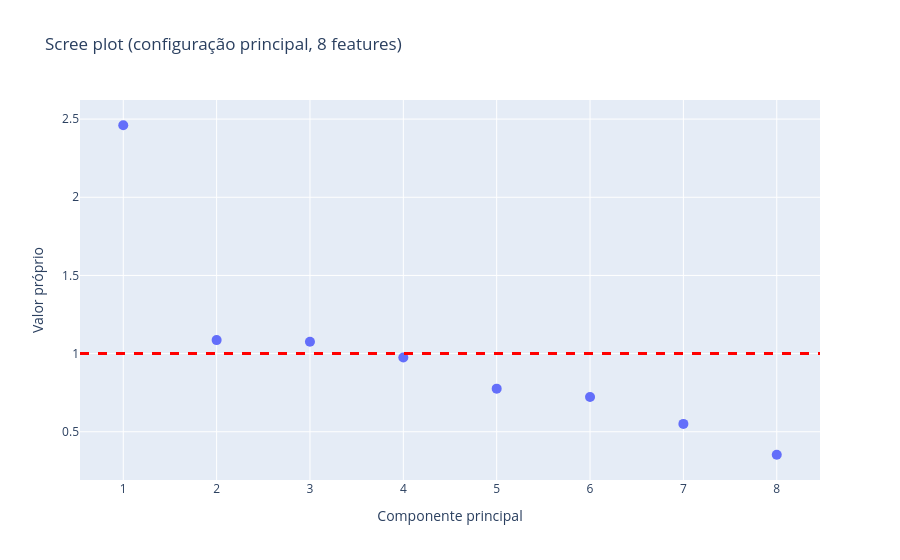

The notebook cell this image was saved under:
### Markdown cell above
# Aplicar Scree Test e Critério de Kiaser, para sabermos o número adequado de dimensões

### Code cell
# Scree plot: valores próprios (variância explicada) de cada componente principal
# PCA sobre a configuração principal (8 features, dados padronizados)
import numpy as np
import plotly.express as px

# Eixo x: números das componentes (PC1, PC2, ...), de 1 até ao número total de componentes
# Eixo y: valor próprio de cada componente, ou seja, a variância dos dados nessa direção
fig = px.scatter(
    x=np.arange(1, len(pca.explained_variance_) + 1),
    y=pca.explained_variance_,
    labels=dict(x="Componente principal", y="Valor próprio"),
    title="Scree plot (configuração principal, 8 features)"
)

# Linha horizontal em y = 1 (critério de Kaiser): retêm-se as componentes com valor próprio acima de 1
fig.add_hline(y=1, line_width=3, line_dash="dash", line_color="red")

# Marcadores maiores, para facilitar a leitura do gráfico
fig.update_traces(marker_size=10)

# Mostra o gráfico
fig.show()

### Figure 1 — Plotly figure (JSON) as saved in the notebook; plotly's stock layout.template omitted (floating-point values rounded to 4 significant figures)
{"data": [{"hovertemplate": "Componente principal=%{x}<br>Valor próprio=%{y}<extra></extra>", "legendgroup": "", "marker": {"color": "#636efa", "size": 10, "symbol": "circle"}, "mode": "markers", "name": "", "orientation": "v", "showlegend": false, "type": "scatter", "x": [1, 2, 3, 4, 5, 6, 7, 8], "xaxis": "x", "y": [2.461, 1.086, 1.075, 0.9754, 0.776, 0.7229, 0.5503, 0.3531], "yaxis": "y"}], "layout": {"legend": {"tracegroupgap": 0}, "shapes": [{"line": {"color": "red", "dash": "dash", "width": 3}, "type": "line", "x0": 0, "x1": 1, "xref": "x domain", "y0": 1, "y1": 1, "yref": "y"}], "title": {"text": "Scree plot (configuração principal, 8 features)"}, "xaxis": {"anchor": "y", "domain": [0, 1], "title": {"text": "Componente principal"}}, "yaxis": {"anchor": "x", "domain": [0, 1], "title": {"text": "Valor próprio"}}}}
